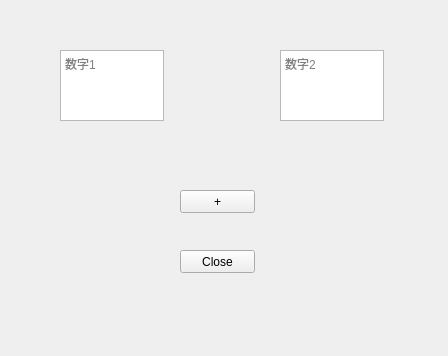
<?xml version="1.0" encoding="UTF-8"?>
<ui version="4.0">
 <class>Form</class>
 <widget class="QWidget" name="Form">
  <property name="geometry">
   <rect>
    <x>0</x>
    <y>0</y>
    <width>448</width>
    <height>356</height>
   </rect>
  </property>
  <property name="windowTitle">
   <string>Calc</string>
  </property>
  <widget class="QPushButton" name="Button">
   <property name="geometry">
    <rect>
     <x>180</x>
     <y>190</y>
     <width>75</width>
     <height>23</height>
    </rect>
   </property>
   <property name="text">
    <string>+</string>
   </property>
  </widget>
  <widget class="QPlainTextEdit" name="TextEdit2">
   <property name="geometry">
    <rect>
     <x>280</x>
     <y>50</y>
     <width>104</width>
     <height>71</height>
    </rect>
   </property>
   <property name="placeholderText">
    <string>数字2</string>
   </property>
  </widget>
  <widget class="QPlainTextEdit" name="TextEdit1">
   <property name="geometry">
    <rect>
     <x>60</x>
     <y>50</y>
     <width>104</width>
     <height>71</height>
    </rect>
   </property>
   <property name="placeholderText">
    <string>数字1</string>
   </property>
  </widget>
  <widget class="QPushButton" name="closeButton">
   <property name="geometry">
    <rect>
     <x>180</x>
     <y>250</y>
     <width>75</width>
     <height>23</height>
    </rect>
   </property>
   <property name="text">
    <string>Close</string>
   </property>
  </widget>
 </widget>
 <resources/>
 <connections/>
</ui>
